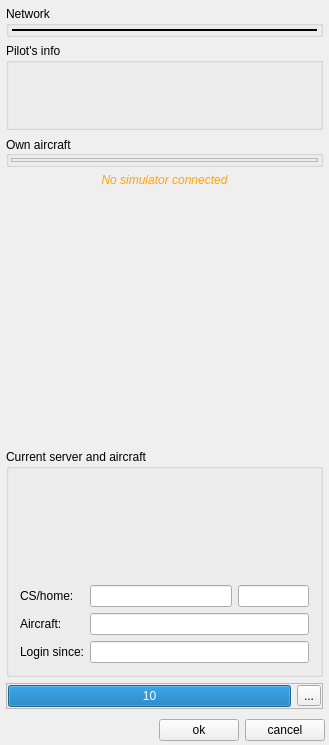
<?xml version="1.0" encoding="UTF-8"?>
<ui version="4.0">
 <class>CLoginComponent</class>
 <widget class="QFrame" name="CLoginComponent">
  <property name="geometry">
   <rect>
    <x>0</x>
    <y>0</y>
    <width>329</width>
    <height>745</height>
   </rect>
  </property>
  <property name="windowTitle">
   <string>Login component</string>
  </property>
  <layout class="QVBoxLayout" name="hl_Timeout_2">
   <property name="spacing">
    <number>2</number>
   </property>
   <property name="leftMargin">
    <number>1</number>
   </property>
   <property name="topMargin">
    <number>1</number>
   </property>
   <property name="rightMargin">
    <number>1</number>
   </property>
   <property name="bottomMargin">
    <number>1</number>
   </property>
   <item>
    <widget class="QFrame" name="fr_LoginDisconnected">
     <layout class="QVBoxLayout" name="vl_LoginDisconnected">
      <property name="leftMargin">
       <number>5</number>
      </property>
      <property name="topMargin">
       <number>5</number>
      </property>
      <property name="rightMargin">
       <number>5</number>
      </property>
      <property name="bottomMargin">
       <number>5</number>
      </property>
      <item>
       <widget class="QGroupBox" name="gb_Network">
        <property name="title">
         <string>Network</string>
        </property>
        <layout class="QVBoxLayout" name="vl_Network">
         <property name="spacing">
          <number>3</number>
         </property>
         <property name="leftMargin">
          <number>3</number>
         </property>
         <property name="topMargin">
          <number>3</number>
         </property>
         <property name="rightMargin">
          <number>3</number>
         </property>
         <property name="bottomMargin">
          <number>3</number>
         </property>
         <item>
          <widget class="swift::gui::components::CNetworkDetailsComponent" name="comp_NetworkDetails">
           <property name="frameShape">
            <enum>QFrame::Panel</enum>
           </property>
          </widget>
         </item>
        </layout>
       </widget>
      </item>
      <item>
       <widget class="QGroupBox" name="gb_PilotsDetails">
        <property name="title">
         <string>Pilot's info</string>
        </property>
        <layout class="QVBoxLayout" name="vl_PilotIngoGroupBox">
         <property name="leftMargin">
          <number>2</number>
         </property>
         <property name="topMargin">
          <number>2</number>
         </property>
         <property name="rightMargin">
          <number>2</number>
         </property>
         <property name="bottomMargin">
          <number>2</number>
         </property>
         <item alignment="Qt::AlignTop">
          <widget class="swift::gui::editors::CPilotForm" name="form_Pilot">
           <property name="minimumSize">
            <size>
             <width>0</width>
             <height>60</height>
            </size>
           </property>
           <property name="focusPolicy">
            <enum>Qt::NoFocus</enum>
           </property>
          </widget>
         </item>
        </layout>
       </widget>
      </item>
      <item>
       <widget class="QGroupBox" name="gb_OwnAircraft">
        <property name="focusPolicy">
         <enum>Qt::StrongFocus</enum>
        </property>
        <property name="title">
         <string>Own aircraft</string>
        </property>
        <property name="alignment">
         <set>Qt::AlignLeading|Qt::AlignLeft|Qt::AlignVCenter</set>
        </property>
        <property name="checkable">
         <bool>false</bool>
        </property>
        <layout class="QVBoxLayout" name="vl_OwnAircraft">
         <property name="leftMargin">
          <number>2</number>
         </property>
         <property name="topMargin">
          <number>2</number>
         </property>
         <property name="rightMargin">
          <number>2</number>
         </property>
         <property name="bottomMargin">
          <number>2</number>
         </property>
         <item>
          <widget class="swift::gui::components::COwnAircraftComponent" name="comp_OwnAircraft">
           <property name="frameShape">
            <enum>QFrame::StyledPanel</enum>
           </property>
           <property name="frameShadow">
            <enum>QFrame::Raised</enum>
           </property>
          </widget>
         </item>
        </layout>
       </widget>
      </item>
      <item>
       <widget class="QLabel" name="lbl_NoSimulator">
        <property name="text">
         <string>No simulator connected</string>
        </property>
        <property name="alignment">
         <set>Qt::AlignCenter</set>
        </property>
        <property name="styleSheet">
         <string>color: orange; font-style: italic;</string>
        </property>
       </widget>
      </item>
      <item>
       <spacer name="vs_NoSimSpacer">
        <property name="orientation">
         <enum>Qt::Vertical</enum>
        </property>
        <property name="sizeHint" stdset="0">
         <size>
          <width>20</width>
          <height>40</height>
         </size>
        </property>
       </spacer>
      </item>
     </layout>
    </widget>
   </item>
   <item>
    <widget class="QFrame" name="fr_LogoffConfirmationConnected">
     <property name="minimumSize">
      <size>
       <width>0</width>
       <height>0</height>
      </size>
     </property>
     <layout class="QVBoxLayout" name="vl_LogoffConfirmationConnected">
      <property name="leftMargin">
       <number>5</number>
      </property>
      <property name="topMargin">
       <number>5</number>
      </property>
      <property name="rightMargin">
       <number>5</number>
      </property>
      <property name="bottomMargin">
       <number>5</number>
      </property>
      <item alignment="Qt::AlignTop">
       <widget class="QGroupBox" name="gb_CurrentLoginConnected">
        <property name="title">
         <string>Current server and aircraft</string>
        </property>
        <layout class="QVBoxLayout" name="vl_CurrentServer">
         <property name="spacing">
          <number>2</number>
         </property>
         <property name="leftMargin">
          <number>2</number>
         </property>
         <property name="topMargin">
          <number>5</number>
         </property>
         <property name="rightMargin">
          <number>2</number>
         </property>
         <property name="bottomMargin">
          <number>2</number>
         </property>
         <item>
          <widget class="swift::gui::editors::CServerForm" name="frp_CurrentServer">
           <property name="minimumSize">
            <size>
             <width>0</width>
             <height>100</height>
            </size>
           </property>
           <property name="focusPolicy">
            <enum>Qt::StrongFocus</enum>
           </property>
          </widget>
         </item>
         <item>
          <widget class="QFrame" name="fr_CurrentLoginAddInfo">
           <layout class="QGridLayout" name="gl_AddInfo" columnstretch="0,2,1">
            <item row="2" column="0">
             <widget class="QLabel" name="lbl_LoginSince">
              <property name="text">
               <string>Login since:</string>
              </property>
             </widget>
            </item>
            <item row="1" column="0">
             <widget class="QLabel" name="lbl_LoginAsAircraft">
              <property name="text">
               <string>Aircraft:</string>
              </property>
             </widget>
            </item>
            <item row="2" column="1" colspan="2">
             <widget class="QLineEdit" name="le_LoginSince">
              <property name="readOnly">
               <bool>true</bool>
              </property>
             </widget>
            </item>
            <item row="0" column="0">
             <widget class="QLabel" name="lbl_LoginCallsign">
              <property name="toolTip">
               <string>Callsign/home</string>
              </property>
              <property name="text">
               <string>CS/home:</string>
              </property>
             </widget>
            </item>
            <item row="0" column="1">
             <widget class="QLineEdit" name="le_LoginCallsign">
              <property name="readOnly">
               <bool>true</bool>
              </property>
             </widget>
            </item>
            <item row="0" column="2">
             <widget class="QLineEdit" name="le_LoginHomeBase">
              <property name="readOnly">
               <bool>true</bool>
              </property>
             </widget>
            </item>
            <item row="1" column="1" colspan="2">
             <widget class="QLineEdit" name="le_LoginAsAircaft">
              <property name="readOnly">
               <bool>true</bool>
              </property>
             </widget>
            </item>
           </layout>
          </widget>
         </item>
        </layout>
       </widget>
      </item>
      <item>
       <widget class="QFrame" name="fr_TimeoutConnected">
        <property name="visible">
         <bool>false</bool>
        </property>
        <property name="frameShape">
         <enum>QFrame::StyledPanel</enum>
        </property>
        <property name="frameShadow">
         <enum>QFrame::Raised</enum>
        </property>
        <layout class="QHBoxLayout" name="hl_Timeout">
         <property name="leftMargin">
          <number>1</number>
         </property>
         <property name="topMargin">
          <number>1</number>
         </property>
         <property name="rightMargin">
          <number>1</number>
         </property>
         <property name="bottomMargin">
          <number>1</number>
         </property>
         <item>
          <widget class="QProgressBar" name="pb_LogoffTimeout">
           <property name="maximum">
            <number>10</number>
           </property>
           <property name="value">
            <number>10</number>
           </property>
           <property name="format">
            <string>%v</string>
           </property>
          </widget>
         </item>
         <item>
          <widget class="QToolButton" name="tb_Timeout">
           <property name="text">
            <string>...</string>
           </property>
          </widget>
         </item>
        </layout>
       </widget>
      </item>
     </layout>
    </widget>
   </item>
   <item alignment="Qt::AlignBottom">
    <widget class="QFrame" name="fr_Buttons">
     <layout class="QGridLayout" name="gl_Buttons">
      <property name="leftMargin">
       <number>10</number>
      </property>
      <property name="topMargin">
       <number>3</number>
      </property>
      <property name="rightMargin">
       <number>3</number>
      </property>
      <property name="bottomMargin">
       <number>3</number>
      </property>
      <item row="1" column="1">
       <spacer name="hs_Buttons">
        <property name="orientation">
         <enum>Qt::Horizontal</enum>
        </property>
        <property name="sizeHint" stdset="0">
         <size>
          <width>40</width>
          <height>20</height>
         </size>
        </property>
       </spacer>
      </item>
      <item row="1" column="3">
       <widget class="QPushButton" name="pb_Cancel">
        <property name="text">
         <string>cancel</string>
        </property>
        <property name="shortcut">
         <string>Esc</string>
        </property>
       </widget>
      </item>
      <item row="1" column="2">
       <widget class="QPushButton" name="pb_Ok">
        <property name="text">
         <string>ok</string>
        </property>
       </widget>
      </item>
     </layout>
    </widget>
   </item>
  </layout>
 </widget>
 <customwidgets>
  <customwidget>
   <class>swift::gui::editors::CFsdSetupForm</class>
   <extends>QFrame</extends>
   <header>gui/editors/fsdsetupform.h</header>
   <container>1</container>
  </customwidget>
  <customwidget>
   <class>swift::gui::components::CServerListSelector</class>
   <extends>QComboBox</extends>
   <header>gui/components/serverlistselector.h</header>
  </customwidget>
  <customwidget>
   <class>swift::gui::components::CNetworkDetailsComponent</class>
   <extends>QFrame</extends>
   <header>gui/components/networkdetailscomponent.h</header>
   <container>1</container>
  </customwidget>
  <customwidget>
   <class>swift::gui::components::COwnAircraftComponent</class>
   <extends>QFrame</extends>
   <header>gui/components/ownaircraftcomponent.h</header>
   <container>1</container>
  </customwidget>
  <customwidget>
   <class>swift::gui::CTickLabel</class>
   <extends>QLabel</extends>
   <header>gui/ticklabel.h</header>
  </customwidget>
  <customwidget>
   <class>swift::gui::editors::CServerForm</class>
   <extends>QFrame</extends>
   <header>gui/editors/serverform.h</header>
   <container>1</container>
  </customwidget>
  <customwidget>
   <class>swift::gui::components::CDbAircraftIcaoSelectorComponent</class>
   <extends>QFrame</extends>
   <header>gui/components/dbaircrafticaoselectorcomponent.h</header>
   <container>1</container>
  </customwidget>
  <customwidget>
   <class>swift::gui::components::CDbAirlineIcaoSelectorComponent</class>
   <extends>QFrame</extends>
   <header>gui/components/dbairlineicaoselectorcomponent.h</header>
   <container>1</container>
  </customwidget>
  <customwidget>
   <class>swift::gui::editors::CPilotForm</class>
   <extends>QFrame</extends>
   <header>gui/editors/pilotform.h</header>
   <container>1</container>
  </customwidget>
 </customwidgets>
 <tabstops>
  <tabstop>comp_NetworkDetails</tabstop>
  <tabstop>form_Pilot</tabstop>
  <tabstop>frp_CurrentServer</tabstop>
  <tabstop>le_LoginCallsign</tabstop>
  <tabstop>le_LoginHomeBase</tabstop>
  <tabstop>le_LoginAsAircaft</tabstop>
  <tabstop>le_LoginSince</tabstop>
  <tabstop>tb_Timeout</tabstop>
  <tabstop>pb_Ok</tabstop>
  <tabstop>pb_Cancel</tabstop>
 </tabstops>
 <resources/>
 <connections/>
</ui>
